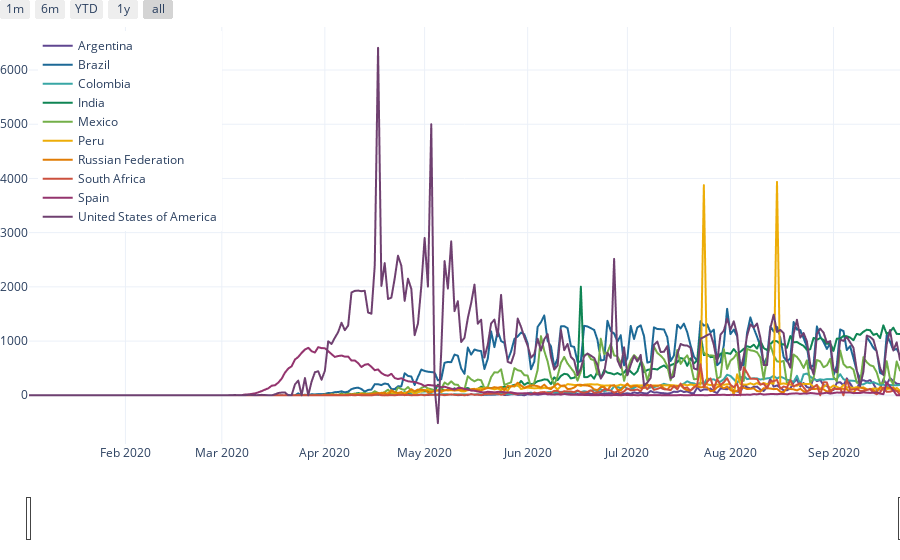

This figure's notebook cell:
### Markdown cell above
## 누적 사망자 TOP10 국가의 확진자 발생 추세 📈
  
<br/>  

- 2020-09-21 기준 누적사망자 TOP10
- 자료 출처 : https://www.who.int/
- plotly.express.line

### Code cell
import pandas as pd
import plotly.express as px
covid_10_death_pivot = pd.read_csv("c:/data/covid_10_death_pivot.csv")
covid_10_death_pivot.set_index('Date_reported', inplace = True)
fig = px.line(covid_10_death_pivot, color_discrete_sequence=px.colors.qualitative.Prism)
fig.update_layout(legend_title = None, xaxis_title=None, yaxis_title=None,
                 template="plotly_white", margin=dict(l=0, r=0, t=0, b=0))
fig.update_layout(legend=dict(
    yanchor="top",
    y=0.99,
    xanchor="left",
    x=0.01
))
fig.update_layout(
    xaxis=dict(
        rangeselector=dict(
            buttons=list([
                dict(count=1,
                     label="1m",
                     step="month",
                     stepmode="backward"),
                dict(count=6,
                     label="6m",
                     step="month",
                     stepmode="backward"),
                dict(count=1,
                     label="YTD",
                     step="year",
                     stepmode="todate"),
                dict(count=1,
                     label="1y",
                     step="year",
                     stepmode="backward"),
                dict(step="all")
            ])
        ),
        rangeslider=dict(
            visible=True
        ),
        type="date"
    )
)
fig.show()

### Figure 1 — Plotly figure (JSON) as saved in the notebook; plotly's stock layout.template omitted (floating-point values rounded to 4 significant figures; data arrays with more than 128 entries replaced by an {"elided": "..."} marker saying what was removed)
{"data": [{"hovertemplate": "variable=Argentina<br>Date_reported=%{x}<br>value=%{y}<extra></extra>", "legendgroup": "Argentina", "line": {"color": "rgb(95, 70, 144)", "dash": "solid"}, "mode": "lines", "name": "Argentina", "showlegend": true, "type": "scattergl", "x": {"elided": "263 str values"}, "xaxis": "x", "y": {"elided": "263 int values"}, "yaxis": "y"}, {"hovertemplate": "variable=Brazil<br>Date_reported=%{x}<br>value=%{y}<extra></extra>", "legendgroup": "Brazil", "line": {"color": "rgb(29, 105, 150)", "dash": "solid"}, "mode": "lines", "name": "Brazil", "showlegend": true, "type": "scattergl", "x": {"elided": "263 str values"}, "xaxis": "x", "y": {"elided": "263 int values"}, "yaxis": "y"}, {"hovertemplate": "variable=Colombia<br>Date_reported=%{x}<br>value=%{y}<extra></extra>", "legendgroup": "Colombia", "line": {"color": "rgb(56, 166, 165)", "dash": "solid"}, "mode": "lines", "name": "Colombia", "showlegend": true, "type": "scattergl", "x": {"elided": "263 str values"}, "xaxis": "x", "y": {"elided": "263 int values"}, "yaxis": "y"}, {"hovertemplate": "variable=India<br>Date_reported=%{x}<br>value=%{y}<extra></extra>", "legendgroup": "India", "line": {"color": "rgb(15, 133, 84)", "dash": "solid"}, "mode": "lines", "name": "India", "showlegend": true, "type": "scattergl", "x": {"elided": "263 str values"}, "xaxis": "x", "y": {"elided": "263 int values"}, "yaxis": "y"}, {"hovertemplate": "variable=Mexico<br>Date_reported=%{x}<br>value=%{y}<extra></extra>", "legendgroup": "Mexico", "line": {"color": "rgb(115, 175, 72)", "dash": "solid"}, "mode": "lines", "name": "Mexico", "showlegend": true, "type": "scattergl", "x": {"elided": "263 str values"}, "xaxis": "x", "y": {"elided": "263 int values"}, "yaxis": "y"}, {"hovertemplate": "variable=Peru<br>Date_reported=%{x}<br>value=%{y}<extra></extra>", "legendgroup": "Peru", "line": {"color": "rgb(237, 173, 8)", "dash": "solid"}, "mode": "lines", "name": "Peru", "showlegend": true, "type": "scattergl", "x": {"elided": "263 str values"}, "xaxis": "x", "y": {"elided": "263 int values"}, "yaxis": "y"}, {"hovertemplate": "variable=Russian Federation<br>Date_reported=%{x}<br>value=%{y}<extra></extra>", "legendgroup": "Russian Federation", "line": {"color": "rgb(225, 124, 5)", "dash": "solid"}, "mode": "lines", "name": "Russian Federation", "showlegend": true, "type": "scattergl", "x": {"elided": "263 str values"}, "xaxis": "x", "y": {"elided": "263 int values"}, "yaxis": "y"}, {"hovertemplate": "variable=South Africa<br>Date_reported=%{x}<br>value=%{y}<extra></extra>", "legendgroup": "South Africa", "line": {"color": "rgb(204, 80, 62)", "dash": "solid"}, "mode": "lines", "name": "South Africa", "showlegend": true, "type": "scattergl", "x": {"elided": "263 str values"}, "xaxis": "x", "y": {"elided": "263 int values"}, "yaxis": "y"}, {"hovertemplate": "variable=Spain<br>Date_reported=%{x}<br>value=%{y}<extra></extra>", "legendgroup": "Spain", "line": {"color": "rgb(148, 52, 110)", "dash": "solid"}, "mode": "lines", "name": "Spain", "showlegend": true, "type": "scattergl", "x": {"elided": "263 str values"}, "xaxis": "x", "y": {"elided": "263 int values"}, "yaxis": "y"}, {"hovertemplate": "variable=United States of America<br>Date_reported=%{x}<br>value=%{y}<extra></extra>", "legendgroup": "United States of America", "line": {"color": "rgb(111, 64, 112)", "dash": "solid"}, "mode": "lines", "name": "United States of America", "showlegend": true, "type": "scattergl", "x": {"elided": "263 str values"}, "xaxis": "x", "y": {"elided": "263 int values"}, "yaxis": "y"}], "layout": {"legend": {"title": {}, "tracegroupgap": 0, "x": 0.01, "xanchor": "left", "y": 0.99, "yanchor": "top"}, "margin": {"b": 0, "l": 0, "r": 0, "t": 0}, "xaxis": {"anchor": "y", "domain": [0, 1], "rangeselector": {"buttons": [{"count": 1, "label": "1m", "step": "month", "stepmode": "backward"}, {"count": 6, "label": "6m", "step": "month", "stepmode": "backward"}, {"count": 1, "label": "YTD", "step": "year", "stepmode": "todate"}, {"count": 1, "label": "1y", "step": "year", "stepmode": "backward"}, {"step": "all"}]}, "rangeslider": {"visible": true}, "title": {}, "type": "date"}, "yaxis": {"anchor": "x", "domain": [0, 1], "title": {}}}}
